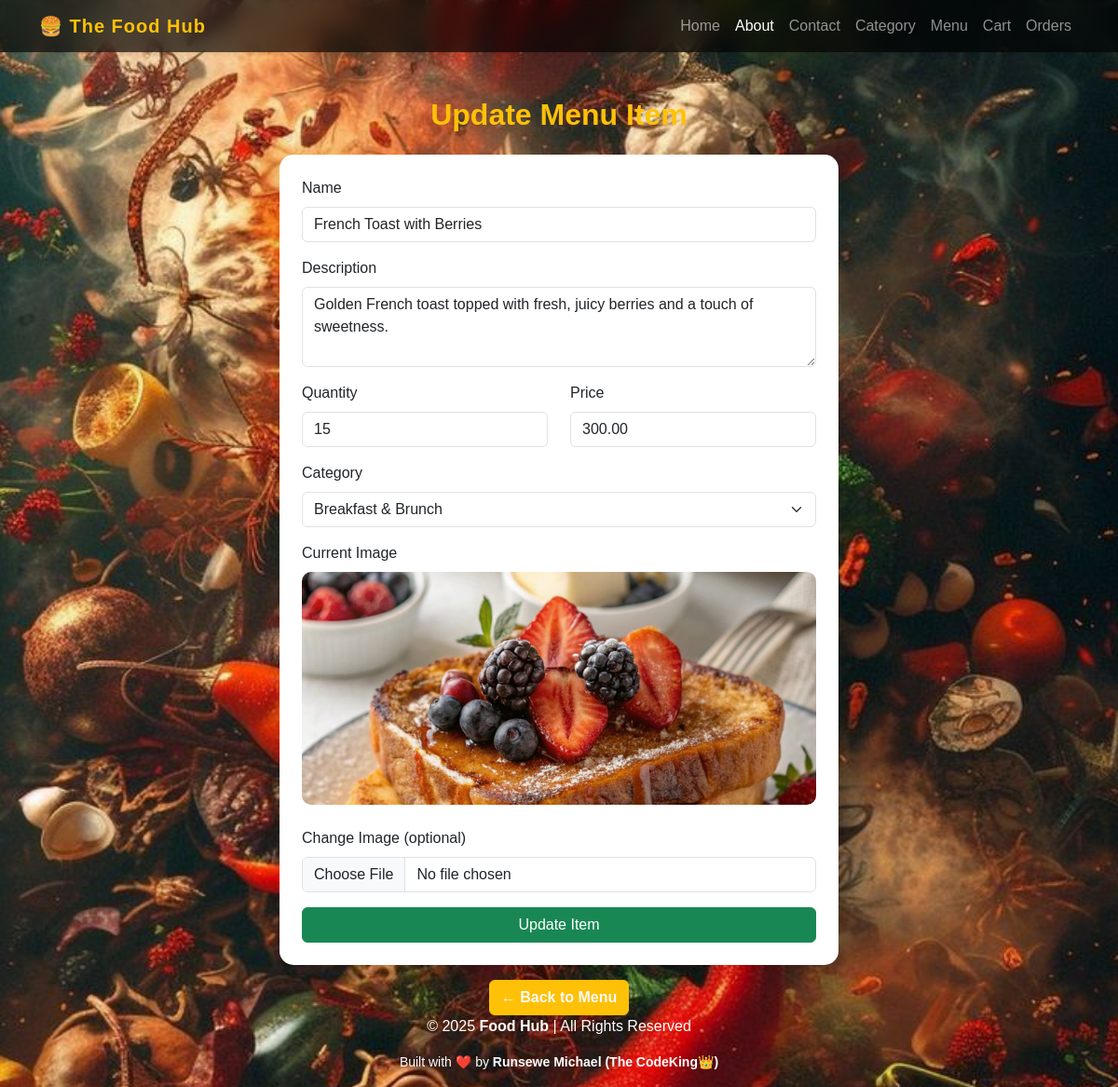
Before: /menu/update/5/ with the older database file.
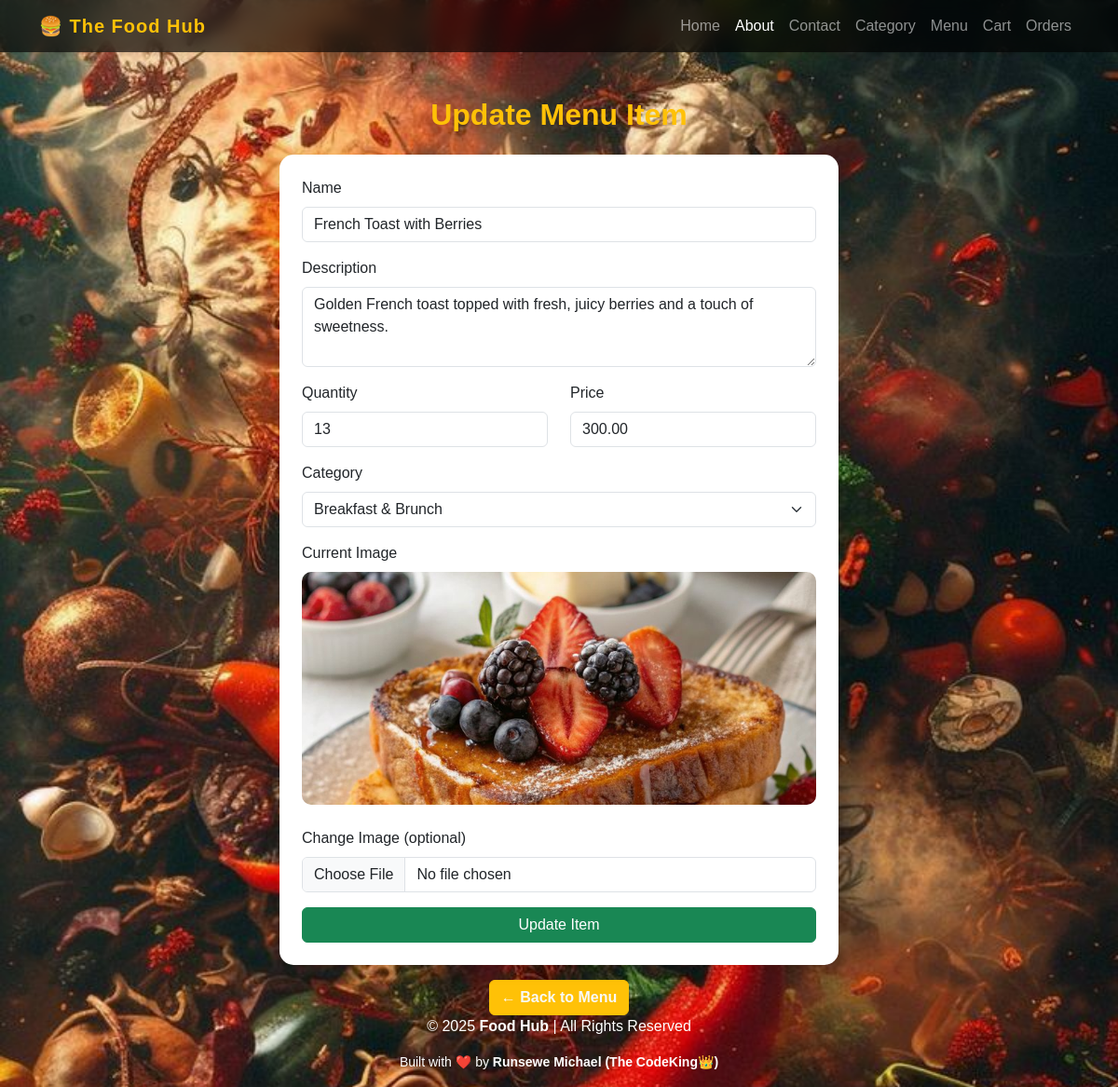
After: the same page with the newer database file.
### menu/models.py (models this page shows, shortened)
class Menu(models.Model):
    name = models.CharField(max_length=255, unique=True)
    description = models.TextField(blank=True, null=True)
    quantity = models.PositiveIntegerField(default=0)
    image = models.ImageField(upload_to='menu_images', blank=True, null=True)
    price = models.DecimalField(max_digits=8, decimal_places=2, default=0.00)
    category = models.ForeignKey('category.Category', on_delete=models.CASCADE, related_name='menu_items')

### category/models.py (models this page shows, shortened)
class Category(models.Model):
    name = models.CharField(max_length=255, unique=True)
    slug = models.SlugField(unique=True, blank=True)
    description = models.TextField(blank=True, null=True)
    quantity = models.PositiveIntegerField(default=0)
    image = models.ImageField(upload_to='category_images', blank=True, null=True)
    created_at = models.DateTimeField(auto_now_add=True)

### menu/views.py (the view, shortened to what this page needs)
# urls.py: path('menu/update/<int:id>/', views.update_menu_item, name='update_menu_item'),
def update_menu_item(request, id):
    menu_item = get_object_or_404(Menu, id=id)
    old_quantity = menu_item.quantity
    old_category = menu_item.category
    categories = Category.objects.all()
    return render(request, 'menu/updateMenuItem.html', {
        'menu_item': menu_item,
        'categories': categories
    })

### menu/templates/menu/updateMenuItem.html (shortened to what this page needs)
{% load static %}
<!DOCTYPE html>
<html lang="en">
<head>
    <link href="https://cdn.jsdelivr.net/npm/bootstrap@5.3.2/dist/css/bootstrap.min.css" rel="stylesheet">
</head>
<body>
<nav class="navbar navbar-expand-lg navbar-dark sticky-top shadow-sm">
    <div class="container">
      <a class="navbar-brand fw-bold" href="{% url 'home' %}">
        🍔 The Food Hub
      </a>
      <div class="collapse navbar-collapse" id="navbarNav">
        <ul class="navbar-nav ms-auto align-items-center">
          <li class="nav-item"><a class="nav-link" href="{% url 'home' %}">Home</a></li>
          <li class="nav-item"><a class="nav-link active" href="{% url 'about' %}">About</a></li>
          <li class="nav-item"><a class="nav-link" href="{% url 'contact' %}">Contact</a></li>
          <li class="nav-item"><a class="nav-link" href="{% url 'category_list' %}">Category</a></li>
          <li class="nav-item"><a class="nav-link" href="{% url 'menu_list' %}">Menu</a></li>
          <li class="nav-item"><a class="nav-link" href="{% url 'view_cart' %}">Cart</a></li>
          <li class="nav-item"><a class="nav-link" href="{% url 'order_list' %}">Orders</a></li>
        </ul>
      </div>
    </div>
  </nav>
<div class="container mt-5">
    <h2 class="text-center mb-4 fw-bold text-warning">Update Menu Item</h2>
    <form method="post" enctype="multipart/form-data" class="card form-card p-4">
        <div class="mb-3">
            <label class="form-label">Name</label>
            <input type="text" name="name" class="form-control" value="{{ menu_item.name }}" required>
        </div>
        <div class="mb-3">
            <label class="form-label">Description</label>
            <textarea name="description" class="form-control" rows="3">{{ menu_item.description }}</textarea>
        </div>
        <div class="row">
            <div class="col-md-6 mb-3">
                <label class="form-label">Quantity</label>
                <input type="number" name="quantity" class="form-control" min="0" value="{{ menu_item.quantity }}" required>
            </div>
            <div class="col-md-6 mb-3">
                <label class="form-label">Price</label>
                <input type="number" name="price" step="0.01" class="form-control" value="{{ menu_item.price }}" required>
            </div>
        </div>
        <div class="mb-3">
            <label class="form-label">Category</label>
            <select name="category_id" class="form-select" required>
                {% for category in categories %}
                    <option value="{{ category.id }}" {% if category.id == menu_item.category.id %}selected{% endif %}>
                        {{ category.name }}
                    </option>
                {% endfor %}
            </select>
        </div>
        <div class="mb-3">
            <label class="form-label">Current Image</label><br>
            {% if menu_item.image %}
                <img src="{{ menu_item.image.url }}" alt="{{ menu_item.name }}" class="menu-image mb-2">
            {% else %}
                <img src="{% static 'images/no-image.jpg' %}" alt="No image" class="menu-image mb-2">
            {% endif %}
        </div>
        <div class="mb-3">
            <label class="form-label">Change Image (optional)</label>
            <input type="file" name="image" class="form-control">
        </div>
        <button type="submit" class="btn btn-success w-100">Update Item</button>
    </form>
    <div class="text-center mt-3">
        <a href="{% url 'menu_list' %}" class="text-decoration-none btn btn-warning fw-bold text-light">← Back to Menu</a>
    </div>
</div>
<footer class="text-center">
    <p>© 2025 <strong>Food Hub</strong> | All Rights Reserved</p>
    <p class="small">Built with ❤️ by <strong>Runsewe Michael (The CodeKing👑)</strong></p>
  </footer>
</body>
</html>

Changed rows visible on the page:
changed Menu "French Toast with Berries": quantity "15" → "13"
